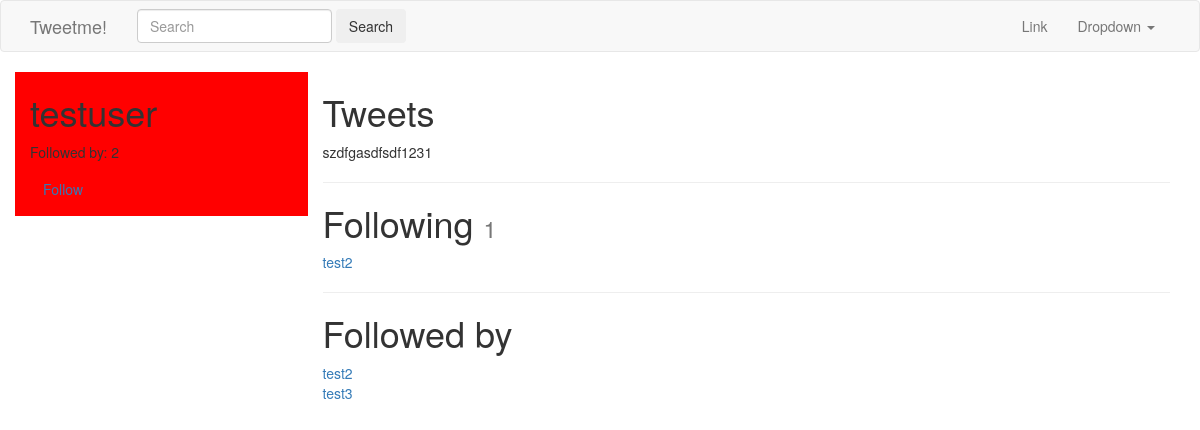
Before: /testuser/ (signed in) with the older database file.
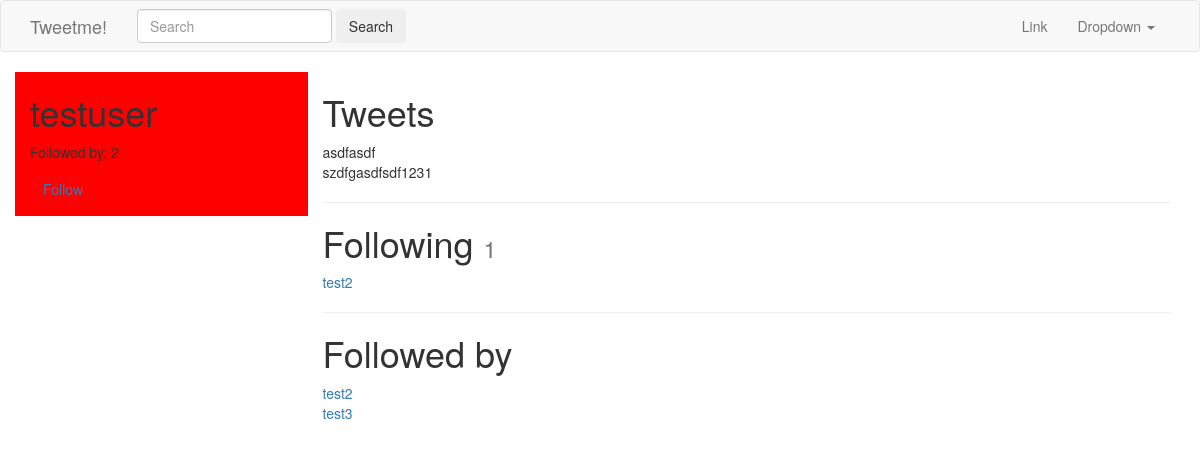
After: the same page with the newer database file.
### tweets/models.py (models this page shows, shortened)
class Tweet(models.Model):
    user        = models.ForeignKey(settings.AUTH_USER_MODEL, default = 1)
    content     = models.CharField(max_length=140, validators=[validate_content])
    timestamp   = models.DateTimeField(auto_now_add=True)
    updated     = models.DateTimeField(auto_now=True)
    def __str__(self):
        return str(self.content)
    class Meta:
         ordering = ['-timestamp']
         app_label = 'tweets'

### accounts/models.py (models this page shows, shortened)
class UserProfile(models.Model):
    user        = models.OneToOneField(settings.AUTH_USER_MODEL, related_name='profile')
    following   = models.ManyToManyField(settings.AUTH_USER_MODEL, blank=True, related_name='followed_by')
    objects = UserProfileManager()
    def get_following(self):
        return self.following.all().exclude(username=self.user)
    class Meta:
         app_label = 'accounts'

### accounts/views.py (the view)
# urls.py: url(r'^(?P<username>[\w.@+-]+)/$', UserDetailView.as_view(), name = 'detail'),
class UserDetailView(DetailView):
    template_name = 'accounts/user_detail.html'
    queryset = User.objects.all()
    def get_object(self):
        return get_object_or_404(User, username__iexact=self.kwargs.get("username"))
    def get_context_data(self, *args, **kwargs):
        context = super(UserDetailView, self).get_context_data(*args, **kwargs)
        context['following'] = UserProfile.objects.is_following(self.request.user, self.get_object())
        return context

### accounts/models.py (called while the page is built)
    def all(self):
        qs = self.get_queryset().all()
        try:
            if (self.instance):
                qs = qs.exclude(user=self.instance)
        except:
            pass
        return qs

    def is_following(self, user, followed_by_user):
        user_profile, created = UserProfile.objects.get_or_create(user=user)
        if created:
            return False
        if followed_by_user in user_profile.following.all():
            return True
        else:
            return False

### accounts/templates/accounts/user_detail.html
{% extends "base.html" %}
{% block content %}
<div class="row">
    <div class="col-sm-3 pull-left" style="background-color:red;">
        <h1>{{object.username}}</h1>
        <p>Followed by: {{object.followed_by.all.count}}</p>
        <p>
            <a class="btn btn-link" href='{% url "profiles:follow" username=object.username %}'>
                {% if following %}Unfollow{% else %}Follow{% endif %}
            </a></p>
    </div>
    <div class="col-sm-9">
        <h1>Tweets</h1>
        {% for tweet in object.tweet_set.all %}
            {{tweet}}<br/>
        {% endfor %}
        <hr/>
        <h1>Following <small>{{object.profile.get_following.count}}</small> </h1>
        {% for user in object.profile.get_following %}
        <a href="/{{ user.username }}">{{user.username}}</a><br/>
        {% empty %}
        <h4>Not following any users</h4>
        {% endfor %}
        <hr/>
        <h1>Followed by</h1>
        {% for profile in object.followed_by.all %}
        <a href="/{{ profile.user.username }}">{{profile.user.username}}</a><br/>
        {% empty %}
        <h4>Not followed by any users</h4>
        {% endfor %}
    </div>
</div>
{% endblock content %}

### templates/base.html (shortened to what this page needs)
{% load static %}
<!DOCTYPE html>
<html lang="en">
  <head>
    <link href="{% static 'css/bootstrap.min.css' %}" rel="stylesheet">
  </head>
  <body>
    {% include "navbar.html" %}
    <div class="container">
    {% block content %}
    {% endblock content %}
    </div>

### templates/navbar.html (shortened to what this page needs)
<nav class="navbar navbar-default">
  <div class="container">
    <div class="navbar-header">
      <a class="navbar-brand" href="{% url 'home' %}">Tweetme!</a>
    </div>
    <div class="collapse navbar-collapse" id="bs-example-navbar-collapse-1">
      {% include "tweets/search_form.html" %}
      <ul class="nav navbar-nav navbar-right">
        <li><a href="#">Link</a></li>
        <li class="dropdown">
          <a href="#" class="dropdown-toggle" data-toggle="dropdown" role="button" aria-haspopup="true" aria-expanded="false">Dropdown <span class="caret"></span></a>
        </li>
      </ul>
    </div>
  </div>
</nav>

### tweets/templates/tweets/search_form.html
<form id="navbar-search-form" class="navbar-form navbar-left" method="GET" action="{% url 'tweet:list' %}">
    <div class="form-group">
        <input class="form-control" type="text" name="q" placeholder="Search" value="{{ request.GET.q }}">
    </div>
    <div class="form-group">
        <input class="btn brn-default" type="submit" value="Search">
    </div>
</form>

Changed rows visible on the page:
now on this page (row edited): Tweet: content "asdfasdf"
